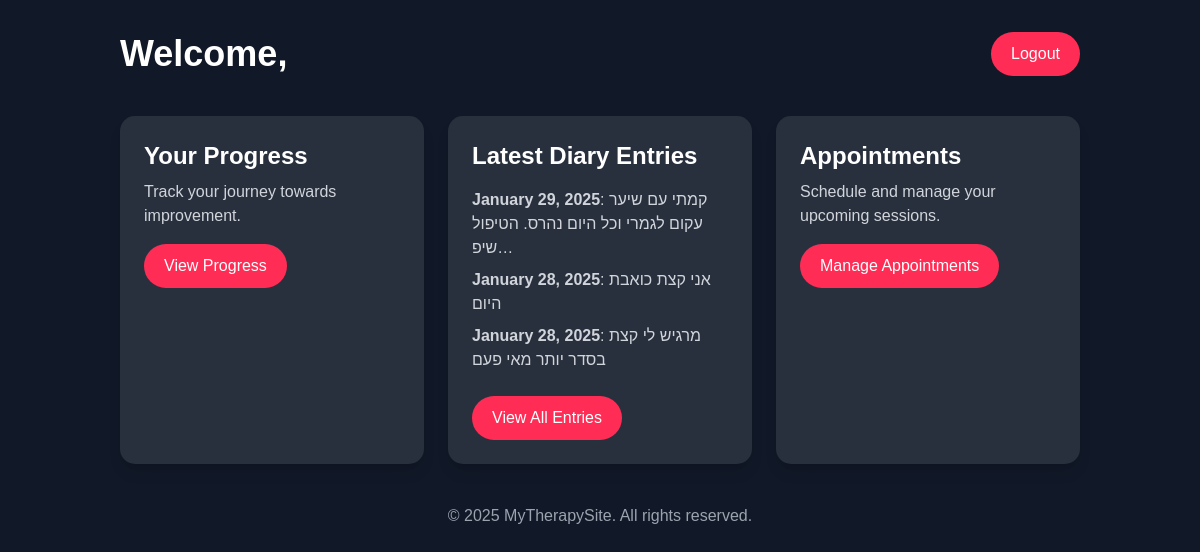
/dashboard/ (signed in), run on the app's committed database.
### therapist/models.py (models this page shows, shortened)
class DiaryEntry(models.Model):
    user = models.ForeignKey(settings.AUTH_USER_MODEL, on_delete=models.CASCADE)
    title = models.CharField(max_length=100)
    content = models.TextField()
    date = models.DateTimeField(auto_now_add=True)

### therapist/views.py (the view)
# urls.py: path('dashboard/', views.dashboard, name='dashboard'),
@login_required
def dashboard(request):
    entries = DiaryEntry.objects.filter(user=request.user).order_by('-date')[:5]
    return render(request, 'dashboard.html', {'entries': entries})

### therapist/templates/dashboard.html (shortened to what this page needs)
<!DOCTYPE html>
<html lang="en">
<head>
    {% load static %}
    <script src="https://cdn.tailwindcss.com"></script>
</head>
<body class="bg-gray-900 text-white">
    <div class="container mx-auto p-8">
        <header class="flex justify-between items-center mb-10">
            <h1 class="text-4xl font-bold">Welcome, {{ request.user.first_name }}</h1>
            <a href="/accounts/logout/" class="btn">Logout</a>
        </header>
        <div class="grid grid-cols-1 md:grid-cols-3 gap-6">
            <div class="card p-6 shadow-lg">
                <h2 class="text-2xl font-semibold">Your Progress</h2>
                <p class="mt-2 text-gray-300">Track your journey towards improvement.</p>
                <a href="#" class="btn mt-4 inline-block">View Progress</a>
            </div>
            <div class="card p-6 shadow-lg">
                <h2 class="text-2xl font-semibold">Latest Diary Entries</h2>
                <ul class="mt-4 text-gray-300">
                    {% for entry in entries %}
                        <li class="mb-2">
                            <strong>{{ entry.date|date:"F j, Y" }}</strong>: {{ entry.content|truncatechars:50 }}
                        </li>
                    {% empty %}
                        <li>No diary entries yet. <a href="/dashboard/diary/" class="text-blue-400">Add an entry</a></li>
                    {% endfor %}
                </ul>
                <a href="/dashboard/diary/" class="btn mt-4 inline-block">View All Entries</a>
            </div>
            <div class="card p-6 shadow-lg">
                <h2 class="text-2xl font-semibold">Appointments</h2>
                <p class="mt-2 text-gray-300">Schedule and manage your upcoming sessions.</p>
                <a href="/dashboard/appointments/" class="btn mt-4 inline-block">Manage Appointments</a>
            </div>
        </div>
        <footer class="mt-10 text-center text-gray-400">
            &copy; 2025 MyTherapySite. All rights reserved.
        </footer>
    </div>
</body>
</html>

### therapist/templates/dashboard.html (style rules this page uses)
body { font-family: 'Arial', sans-serif; background-color: #0a0a0a; color: #ffffff; }
.card { background: rgba(255, 255, 255, 0.1); border-radius: 15px; padding: 20px; transition: transform 0.3s ease; }
.btn { background-color: #ff2d55; color: white; padding: 10px 20px; border-radius: 25px; transition: background 0.3s ease; }

### data on the page
DiaryEntry: date "January 29, 2025", content "קמתי עם שיער עקום לגמרי וכל היום נהרס. הטיפול שיפ…"
DiaryEntry: date "January 28, 2025", content "אני קצת כואבת היום"
DiaryEntry: date "January 28, 2025", content "מרגיש לי קצת בסדר יותר מאי פעם"
